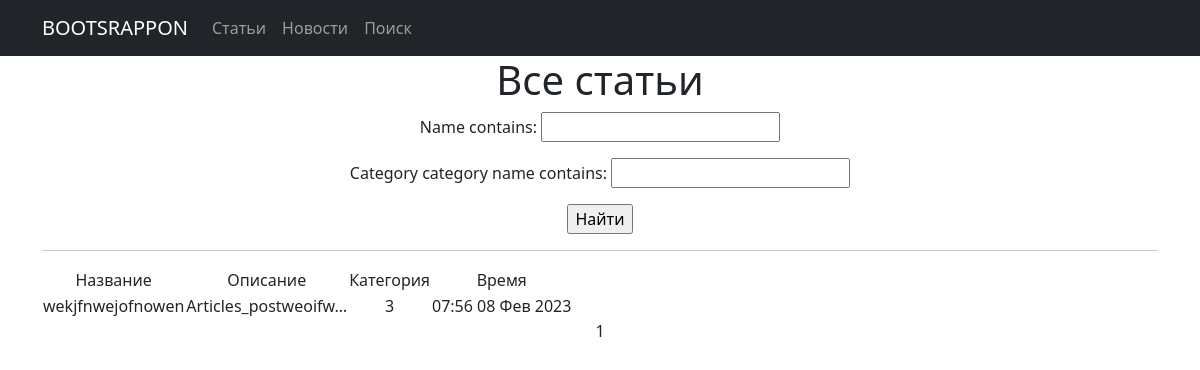
The app's page /articles/ with its own data.
### simpleapp/models.py (models this page shows, shortened)
class Articles(models.Model):
    date = models.DateTimeField(default=datetime.now)
    name = models.CharField(max_length=50, unique=True)
    description = models.TextField(default="Articles_post")
    category = models.ForeignKey(
        to='Category',
        on_delete=models.CASCADE,
        related_name='articles',  # все продукты в категории будут доступны через поле products
    )

class Category(models.Model):
    category_name = models.CharField(max_length=255, unique=True)

### simpleapp/views.py (the view)
# urls.py: path('articles/', ArticlesList.as_view(), ),
class ArticlesList(ListView):
    model = Articles
    ordering = 'name'
    template_name = 'articles.html'
    context_object_name = 'articles'
    paginate_by = 10
    def get_queryset(self):
        queryset = super().get_queryset()
        self.filterset = ArticlesFilters(self.request.GET, queryset)
        return self.filterset.qs
    def get_context_data(self, **kwargs):
        context = super().get_context_data(**kwargs)
        context['filterset'] = self.filterset
        return context

### simpleapp/templatetags/custom_filters.py (called while the page is built)
@register.filter()
def censor(value):
    try:
        if "редиска" in value:
            value = value.replace('редиска', 'р******')
            return value
        else:
            return value
    except:
        raise TypeError("Функция принимает только строки")

### simpleapp/templates/articles.html (shortened to what this page needs)
{% extends 'flatpages/default.html' %}
{% load custom_filters %}
{% load custom_tags %}
{% block content %}
   <h1>Все статьи</h1>
   <form action="" method="get">
       {{ filterset.form.as_p }}
       <input type="submit" value="Найти" />
   </form>
   <hr>
   {% if  articles %}
       <table>
           <tr>
               <td>Название</td>
               <td>Описание</td>
               <td>Категория</td>
               <td>Время</td>
           </tr>
           {% for post in articles %}
           <tr>
               <td>{{ post.name }}</td>
               <td>{{ post.description|censor|truncatechars:20 }}</td>
               <td>{{ post.category.category_name}}</td>
               <td>{{ post.date|date:'h:s d M Y' }}</td>
           </tr>
           {% endfor %}
       </table>
   {% else %}
       <h2>Статей нет!</h2>
   {% endif %}
   {{ page_obj.number }}
{% endblock content %}

### records on screen
Articles: name "wekjfnwejofnowen", description|censor "Articles_postweoifw…", category.category_name "3", date "07:56 08 Фев 2023"

### other values on screen
{{ page_obj.number }} "1"
